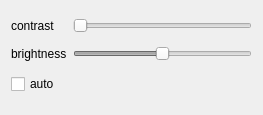
<?xml version="1.0" encoding="UTF-8"?>
<ui version="4.0">
 <class>DialogBC</class>
 <widget class="QDialog" name="DialogBC">
  <property name="geometry">
   <rect>
    <x>0</x>
    <y>0</y>
    <width>263</width>
    <height>115</height>
   </rect>
  </property>
  <property name="windowTitle">
   <string>Set Bright and Contrast</string>
  </property>
  <layout class="QGridLayout" name="gridLayout">
   <item row="0" column="0">
    <widget class="QLabel" name="lab_contrast">
     <property name="text">
      <string>contrast</string>
     </property>
    </widget>
   </item>
   <item row="0" column="1">
    <widget class="QSlider" name="slid_contrast">
     <property name="enabled">
      <bool>false</bool>
     </property>
     <property name="maximum">
      <number>300</number>
     </property>
     <property name="orientation">
      <enum>Qt::Horizontal</enum>
     </property>
    </widget>
   </item>
   <item row="1" column="0">
    <widget class="QLabel" name="lab_brighter">
     <property name="text">
      <string>brightness</string>
     </property>
    </widget>
   </item>
   <item row="1" column="1">
    <widget class="QSlider" name="slid_brighter">
     <property name="enabled">
      <bool>false</bool>
     </property>
     <property name="minimum">
      <number>-100</number>
     </property>
     <property name="maximum">
      <number>100</number>
     </property>
     <property name="orientation">
      <enum>Qt::Horizontal</enum>
     </property>
    </widget>
   </item>
   <item row="2" column="0" colspan="2">
    <widget class="QCheckBox" name="chk_auto_cnb">
     <property name="styleSheet">
      <string notr="true"/>
     </property>
     <property name="text">
      <string>auto</string>
     </property>
    </widget>
   </item>
  </layout>
 </widget>
 <resources/>
 <connections/>
</ui>
